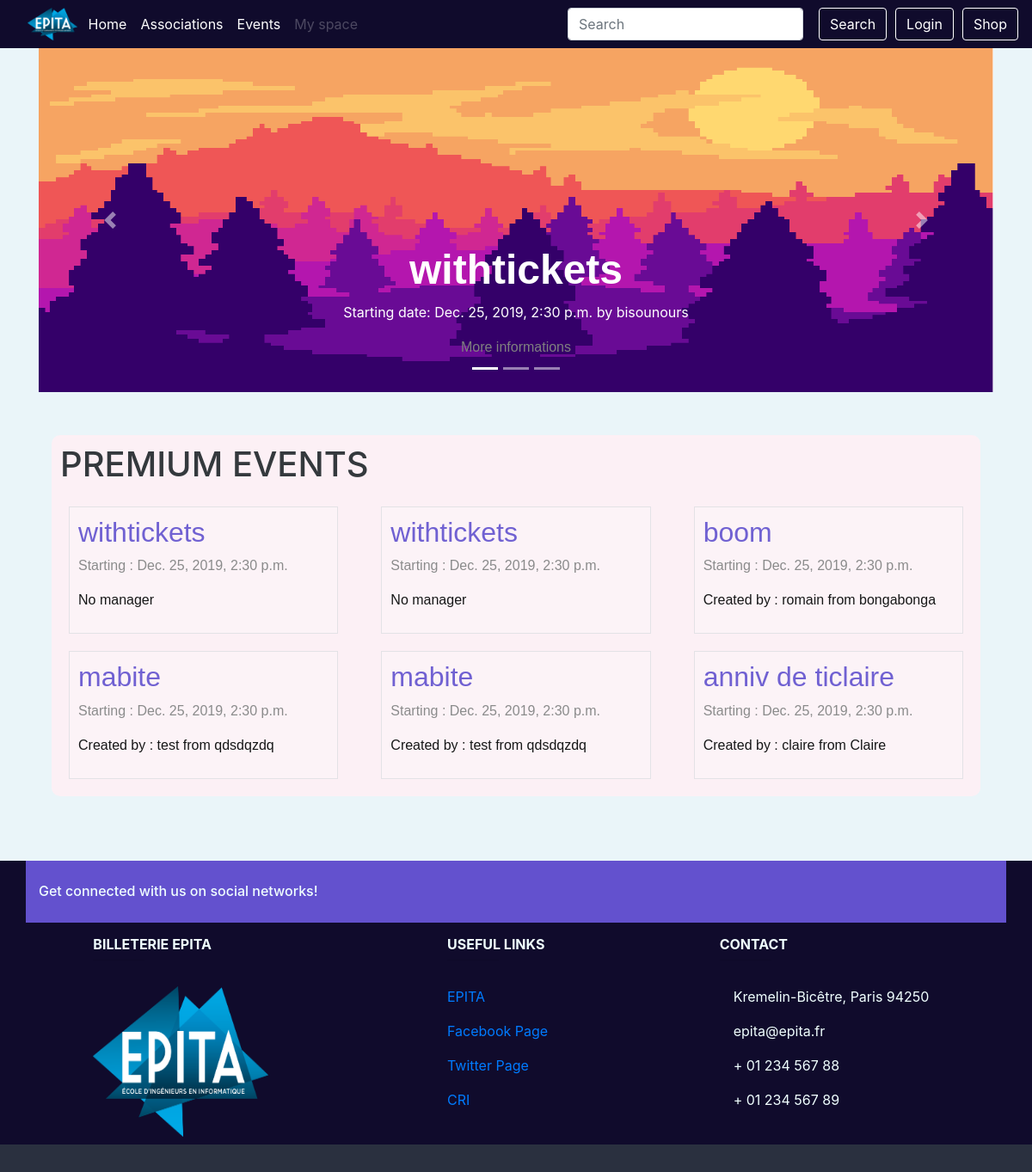
The page / on the database its author committed.
### event/models.py (models this page shows, shortened)
class Event(models.Model):
    PENDING = 'P'
    APPROVED = 'A'
    REFUSED = 'R'
    CANCELED = 'C'
    EVENT_STATE_CHOICES = (
        (PENDING, _("Pending")),
        (APPROVED, _("Approved")),
        (REFUSED, _("Refused")),
        (CANCELED, _("Canceled")),
    )
    title = models.CharField(_("Title of the event"), max_length=64)
    event_state = models.CharField(_("State of the event"), max_length=1,
                                   choices=EVENT_STATE_CHOICES,
                                   default=PENDING)
    manager_id = models.ForeignKey(Manager, on_delete=models.SET_NULL,
                                   null=True, blank=True)
    start = models.DateTimeField(_("Start date and time"))
    end = models.DateTimeField(_("End date and time"))
    assos_id = models.ForeignKey(Association, on_delete=models.CASCADE,
                                 related_name='events')
    address_id = AddressField(on_delete=models.PROTECT)
    premium_flag = models.BooleanField(_("Premium"), default=False)
    class Meta:
        verbose_name = (_("Event"))
        verbose_name_plural = (_("Events"))
        permissions = (
            ('access_dashboard', 'User can access this event\'s dashboard'),
            ('change_state', 'User can the event\'s state'),
        )

class Association(models.Model):
    name = models.CharField(_("Name"), max_length=64, unique=True)
    class Meta:
        verbose_name = _("Association")
        verbose_name_plural = _("Associations")
        permissions = (
            ('create_event', 'User can create an event'),
            ('manage_member', 'User can add and remove a member'),
            ('choose_staff', 'User can choose staff'),
            ('manage_manager', 'User can add and remove managers'),
            ('manage_president', 'User can modify the president'),
        )
    def __str__(self):
        return '%s' % (self.name)

class Manager(models.Model):
    user = models.ForeignKey(User, on_delete=models.CASCADE,
                             related_name="managerships")
    assos_id = models.ForeignKey(Association, on_delete=models.CASCADE,
                                 related_name='managers')
    member = CompositeOneToOneField(Member, on_delete=models.CASCADE,
                                    to_fields={"assos_id", "user"})
    class Meta:
        verbose_name = _("Member of the Bureau")
        verbose_name_plural = _("Members of the Bureau")
    def __str__(self):
        return '%s from %s' % (self.user.username, self.assos_id.name)

### event/views.py (the view)
# urls.py: path('', views.IndexView.as_view(), name='index'),
class IndexView(generic.ListView):
    template_name = 'index.html'
    context_object_name = 'events'
    def get_queryset(self):
        return Event.objects.filter(premium_flag=True).exclude(start__lte=timezone.now()).order_by('start')

### shop/cart.py (called while the page is built)
def _cart_id(request):
    if 'cart_id' not in request.session:
        request.session['cart_id'] = _generate_cart_id()
    return request.session['cart_id']

def _generate_cart_id():
    import string, random
    return ''.join([random.choice(string.ascii_letters + string.digits) for _ in range(50)])

def get_all_cart_items(request):
    return CartItem.objects.filter(cart_id = _cart_id(request))

def item_count(request):
    return get_all_cart_items(request).count()

### shop/context_processor.py (called while the page is built)
def cart_item_count(request):
    item_count = cart.item_count(request)
    return {'cart_item_count' : item_count }

### templates/index.html (shortened to what this page needs)
{% extends "base.html" %}
{% load guardian_tags %}
{% load static %}
{%block content %}
    <div class="main_body">
        <div style="
            margin-bottom:50px;
        " id="carouselExampleIndicators" class="carousel slide" data-ride="carousel">
            <ol class="carousel-indicators">
                <li data-target="#carouselExampleIndicators" data-slide-to="0" class="active"></li>
                <li data-target="#carouselExampleIndicators" data-slide-to="1"></li>
                <li data-target="#carouselExampleIndicators" data-slide-to="2"></li>
            </ol>
            <div class="carousel-inner">
                <div class="carousel-item active">
                    <img style="height:400px; width:max-content;" class="d-block w-100" src="{% static "img/index_event_carousel.png" %}" alt="First slide">
                    <div class="carousel-caption d-none d-md-block">
                        {% if events.0 %}
                        <h1 class="carousel-title">{{ events.0.title }}</h1>
                        <p>Starting date: {{ events.0.start }} by {{ events.0.assos_id }}</p>
                        <a class="event-link" href="{% url 'event:event_detail' events.0.id %}">
                            More informations
                        </a>
                        {% endif %}
                    </div>
                </div>
            </div>
            <a class="carousel-control-prev" href="#carouselExampleIndicators" role="button" data-slide="prev">
                <span class="carousel-control-prev-icon" aria-hidden="true"></span>
            </a>
            <a class="carousel-control-next" href="#carouselExampleIndicators" role="button" data-slide="next">
                <span class="carousel-control-next-icon" aria-hidden="true"></span>
            </a>
        </div>
        <div class="container-fluid actu-wraper">
            <div class="container actu">
                <h1 style="margin-bottom:15px;">PREMIUM EVENTS</h1>
                {% if events %}
                <div class="row">
                    {% for event in events %}
                    <article class="col-xs-12 col-sm-12 col-md-4 col-lg-4">
                            <a class="event-link" href="{% url 'event:event_detail' event.id %}">
                                <div class="event-block">
                                <h1 style="font-size:2rem; color:#6351ce;">{{ event.title }}</h1>
                                <p>Starting : {{ event.start }}</p>
                                {% if event.manager_id %}
                                <p style="color:black;">Created by : {{event.manager_id}}</p>
                                {% else %}
                                <p style="color:black;">No manager</p>
                                {% endif %}
                            </div>
                        </a>
                    </article>
                    {% endfor %}
                </div>
                {% else %}
                    <p style="font-size:2rem; padding-left:50px;">No events yet</p>
                {% endif %}
            </div>
        </div>
    </div>
{% endblock content %}

### static/css/style.css (style rules this page uses)
body { background-color:#eaf5f9; background-position: center; background-size: cover; }
.actu { background-color: lavenderblush; padding: 10px; margin-bottom: 75px; border-radius: 10px; opacity: 0.9; }
.event-block { border: solid 1px #e3e0e5; padding: 10px; margin: 10px; background-color:#fff3f7; }
.event-link { font-family: 'Lucida Sans Unicode', 'Lucida Grande', sans-serif; color: grey; }
.carousel-title { font-size: 3rem; font-weight: bold; font-family: 'Lucida Sans Unicode', 'Lucida Grande', sans-serif; }

### rows shown on the page
Event: title "withtickets", start "Dec. 25, 2019, 2:30 p.m.", assos_id.name "bisounours", shows "No manager"
Event: title "withtickets", start "Dec. 25, 2019, 2:30 p.m.", shows "No manager"
Event: title "boom", start "Dec. 25, 2019, 2:30 p.m.", manager_id "romain from bongabonga"
Event: title "mabite", start "Dec. 25, 2019, 2:30 p.m.", manager_id "test from qdsdqzdq"
Event: title "mabite", start "Dec. 25, 2019, 2:30 p.m.", manager_id "test from qdsdqzdq"
Event: title "anniv de ticlaire", start "Dec. 25, 2019, 2:30 p.m.", manager_id "claire from Claire"
